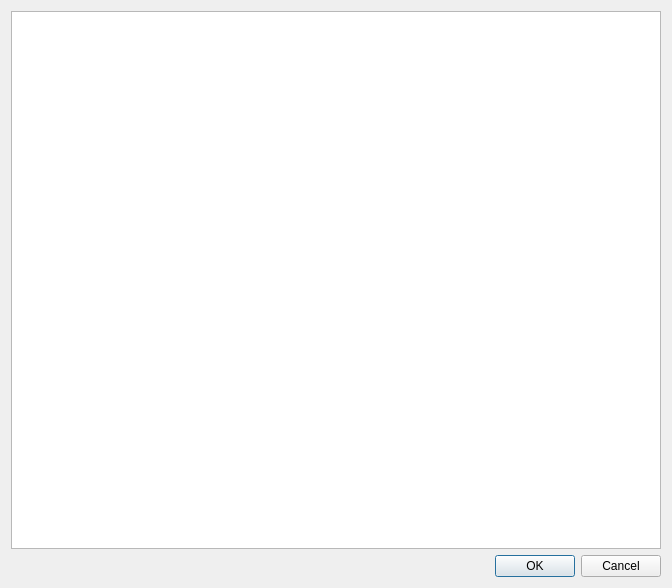
<?xml version="1.0" encoding="UTF-8"?>
<ui version="4.0">
 <class>DisplayTableDialog</class>
 <widget class="QDialog" name="DisplayTableDialog">
  <property name="geometry">
   <rect>
    <x>0</x>
    <y>0</y>
    <width>672</width>
    <height>588</height>
   </rect>
  </property>
  <property name="windowTitle">
   <string>Dialog</string>
  </property>
  <layout class="QVBoxLayout" name="verticalLayout_2">
   <item>
    <layout class="QVBoxLayout" name="verticalLayout">
     <item>
      <widget class="QTableWidget" name="tableWidget">
       <property name="editTriggers">
        <set>QAbstractItemView::NoEditTriggers</set>
       </property>
       <attribute name="horizontalHeaderVisible">
        <bool>true</bool>
       </attribute>
       <attribute name="horizontalHeaderStretchLastSection">
        <bool>true</bool>
       </attribute>
       <attribute name="verticalHeaderVisible">
        <bool>false</bool>
       </attribute>
      </widget>
     </item>
    </layout>
   </item>
   <item>
    <widget class="QDialogButtonBox" name="buttonBox">
     <property name="orientation">
      <enum>Qt::Horizontal</enum>
     </property>
     <property name="standardButtons">
      <set>QDialogButtonBox::Cancel|QDialogButtonBox::Ok</set>
     </property>
    </widget>
   </item>
  </layout>
 </widget>
 <resources/>
 <connections>
  <connection>
   <sender>buttonBox</sender>
   <signal>accepted()</signal>
   <receiver>DisplayTableDialog</receiver>
   <slot>accept()</slot>
   <hints>
    <hint type="sourcelabel">
     <x>248</x>
     <y>254</y>
    </hint>
    <hint type="destinationlabel">
     <x>157</x>
     <y>274</y>
    </hint>
   </hints>
  </connection>
  <connection>
   <sender>buttonBox</sender>
   <signal>rejected()</signal>
   <receiver>DisplayTableDialog</receiver>
   <slot>reject()</slot>
   <hints>
    <hint type="sourcelabel">
     <x>316</x>
     <y>260</y>
    </hint>
    <hint type="destinationlabel">
     <x>286</x>
     <y>274</y>
    </hint>
   </hints>
  </connection>
 </connections>
</ui>
